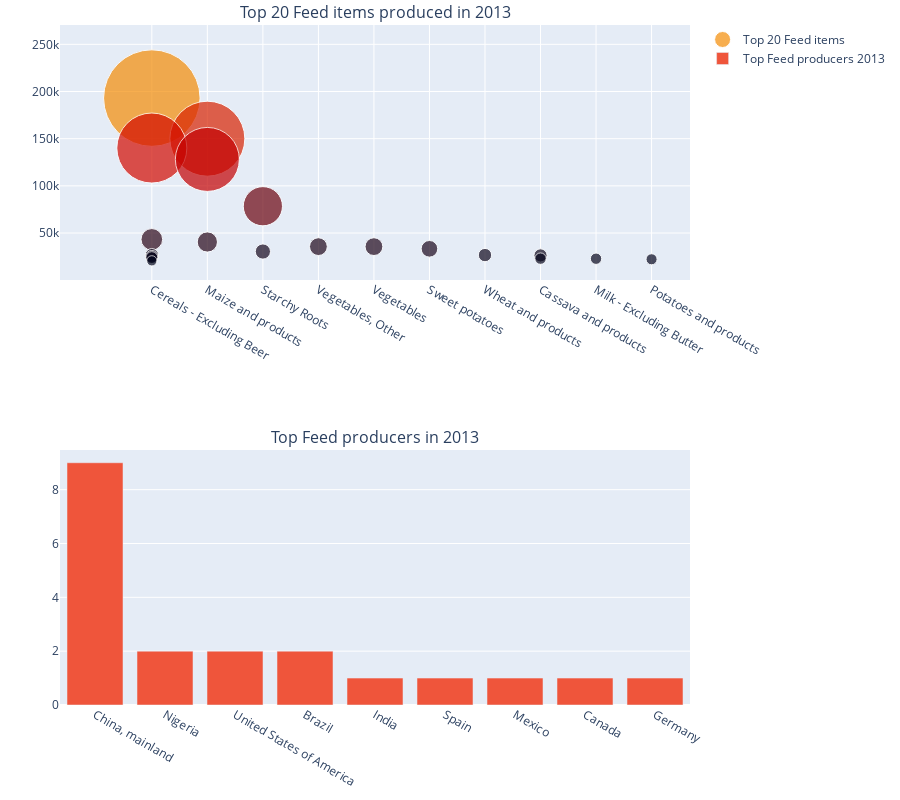

Here is the notebook cell this chart was saved with:
### Markdown cell above
Commenta

### Code cell
# Filtro per estrarre solo gli elementi 'Feed'
filter_feed = df_prod.Element == 'Feed'

# Filtro per estrarre solo l'anno 2013
filter_year = df_prod.Years == '2013'

# Creo un subset del dataframe con le condizioni imposte dai filtri e con le colonne che riguardano l'alimento, il paese e il valore di produzione
feed_2013 = df_prod.loc[(filter_feed) & (filter_year), ['Item','Country_Name', 'Production']]

# Ordino i valori di produzione in maniera decrescente e prendo i primi 20 elementi
feed_2013 = feed_2013.sort_values(by='Production', ascending=False).reset_index(drop=True).head(20)

# '#03071e','#6A040F', '#D00000', '#F48C06'

fig = make_subplots(
    rows=2,
    specs=[[{"type": "xy"}], [{"type": "bar"}]],
    subplot_titles=['Top 20 Feed items produced in 2013', 'Top Feed producers in 2013'])

fig.add_trace(
    go.Scatter(
        y = feed_2013.Production,
        x = feed_2013.Item,
        text = feed_2013.Country_Name,
        name = 'Top 20 Feed items',
        mode='markers',

        marker=dict(
            sizemode = 'diameter',
            sizeref = 1,
            size = feed_2013.Production/2000,
            color = feed_2013.Production,
            colorscale=['#03071e','#6A040F', '#D00000', '#F48C06'],
            showscale=False)), 
        
        row=1, col=1)

fig.add_trace(
    go.Bar(
        x=feed_2013.Country_Name.value_counts().index,
        y=feed_2013.Country_Name.value_counts().values,
        name='Top Feed producers 2013'),
    row=2, col=1)

fig.update_layout(

    height=800,
    margin=dict(r=10, t=25, b=40, l=60))


fig.show()

### Figure 1 — Plotly figure (JSON) as saved in the notebook; plotly's stock layout.template omitted (floating-point values rounded to 4 significant figures)
{"data": [{"marker": {"color": [193043, 150000, 140096, 128024, 78401, 43263, 40487, 35582, 35582, 33270, 30398, 26628, 26615, 26288, 24926, 23906, 22868, 22757, 22165, 20516], "colorscale": [[0, "#03071e"], [0.3333, "#6A040F"], [0.6667, "#D00000"], [1, "#F48C06"]], "showscale": false, "size": [96.52, 75, 70.05, 64.01, 39.2, 21.63, 20.24, 17.79, 17.79, 16.64, 15.2, 13.31, 13.31, 13.14, 12.46, 11.95, 11.43, 11.38, 11.08, 10.26], "sizemode": "diameter", "sizeref": 1}, "mode": "markers", "name": "Top 20 Feed items", "text": ["China, mainland", "China, mainland", "United States of America", "United States of America", "China, mainland", "Brazil", "Brazil", "China, mainland", "China, mainland", "China, mainland", "Nigeria", "China, mainland", "Germany", "Nigeria", "Spain", "Canada", "China, mainland", "India", "China, mainland", "Mexico"], "type": "scatter", "x": ["Cereals - Excluding Beer", "Maize and products", "Cereals - Excluding Beer", "Maize and products", "Starchy Roots", "Cereals - Excluding Beer", "Maize and products", "Vegetables, Other", "Vegetables", "Sweet potatoes", "Starchy Roots", "Wheat and products", "Cereals - Excluding Beer", "Cassava and products", "Cereals - Excluding Beer", "Cereals - Excluding Beer", "Cassava and products", "Milk - Excluding Butter", "Potatoes and products", "Cereals - Excluding Beer"], "xaxis": "x", "y": [193043, 150000, 140096, 128024, 78401, 43263, 40487, 35582, 35582, 33270, 30398, 26628, 26615, 26288, 24926, 23906, 22868, 22757, 22165, 20516], "yaxis": "y"}, {"name": "Top Feed producers 2013", "type": "bar", "x": ["China, mainland", "Nigeria", "United States of America", "Brazil", "India", "Spain", "Mexico", "Canada", "Germany"], "xaxis": "x2", "y": [9, 2, 2, 2, 1, 1, 1, 1, 1], "yaxis": "y2"}], "layout": {"annotations": [{"font": {"size": 16}, "showarrow": false, "text": "Top 20 Feed items produced in 2013", "x": 0.5, "xanchor": "center", "xref": "paper", "y": 1, "yanchor": "bottom", "yref": "paper"}, {"font": {"size": 16}, "showarrow": false, "text": "Top Feed producers in 2013", "x": 0.5, "xanchor": "center", "xref": "paper", "y": 0.375, "yanchor": "bottom", "yref": "paper"}], "height": 800, "margin": {"b": 40, "l": 60, "r": 10, "t": 25}, "xaxis": {"anchor": "y", "domain": [0, 1]}, "xaxis2": {"anchor": "y2", "domain": [0, 1]}, "yaxis": {"anchor": "x", "domain": [0.625, 1]}, "yaxis2": {"anchor": "x2", "domain": [0, 0.375]}}}
